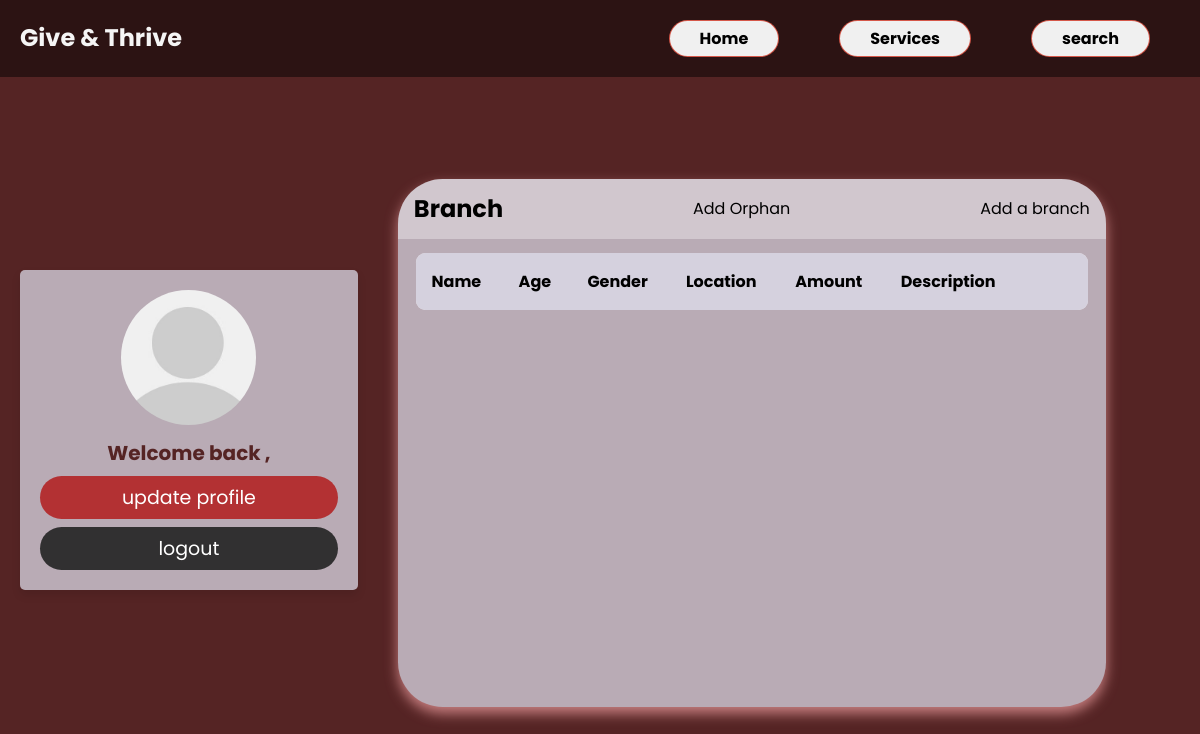
Before: /adminPages/profileAdmin.php with the older database file.
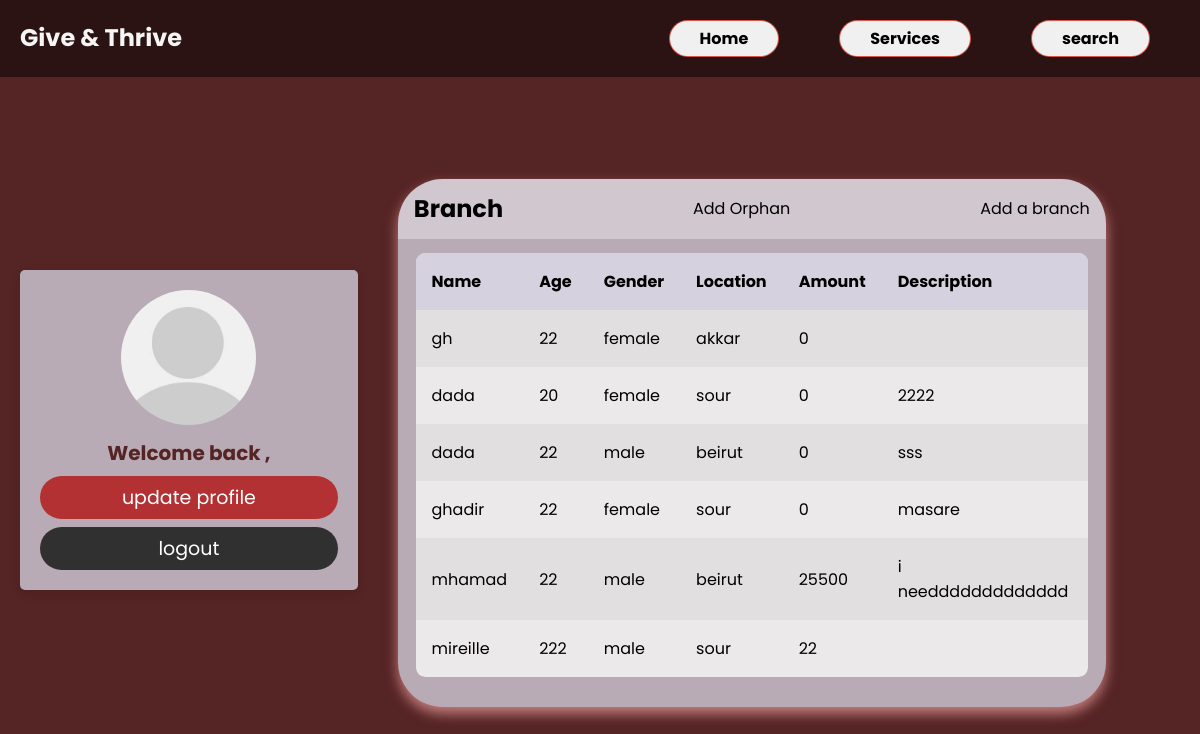
After: the same page with the newer database file.
### tables this page shows
CREATE TABLE addorphan (
  idorphan int(50) NOT NULL,
  nameorphan varchar(50) NOT NULL,
  age int(50) NOT NULL,
  gender varchar(50) NOT NULL,
  amount int(255) NOT NULL,
  description text NOT NULL,
  locationID int(11) NOT NULL
);

CREATE TABLE location (
  locationid int(11) NOT NULL,
  locationname varchar(30) NOT NULL
);

### adminPages/profileAdmin.php (the view, shortened to what this page needs)
<!DOCTYPE html>
<html lang="en">
<head>
    <link rel="stylesheet" href="./profileStyle.css"/>
</head>
  <body>
        <div class="page">
        <div class="nv">
        <nav class="navbar">
            <h1 class="logo"> Give & Thrive</h1>
            <ul class="nav-links">
                <li class="active"></i><a href="../index.php"></i>Home</a></li>
                <li class="active"></i><a href="#"></a>Services</li>
                <li class="active"></i> <a href="./searchpeople.php" class="search">search</a>
            </ul>
        </nav>
        </div>
        <div class="container">
            <?php
                include("./home.php");
            ?>
            <div class="table">
                <br>
    <main class="table">
        <section class="table__header">
            <h1>Branch </h1>
            <a href="./addneworphan.php">Add Orphan</a>
            <a href="./tabledriver/index.php" class='newtrip'>Add a branch </a>
        </section>
        <section class="table__body">
            <table>
                <thead>
                    <tr>
                        <th> Name </th>
                        <th> age </th>
                        <th> gender </th>
                        <th> Location</a></th>
                        <th> amount</th>
                        <th> description</th>
                        <th></th>
                        <th></th>
                    </tr>
                </thead>
                <tbody>
                    <tr>
                        <?php
                       $query ="SELECT addorphan.*, location.locationname
                       FROM addorphan
                       JOIN location ON addorphan.locationID = location.locationid";
                       $res = mysqli_query($conn, $query);
 while ($row = mysqli_fetch_array($res)) {
    echo "<tr>";
    echo "<td>".(isset($row['nameorphan']) ? $row['nameorphan'] : "")."</td>";
    echo "<td>".(isset($row['age']) ? $row['age'] : "")."</td>";
    echo "<td>".(isset($row['gender']) ? $row['gender'] : "")."</td>";
    echo "<td>".(isset($row['locationname']) ? $row['locationname'] : "")."</td>";
    echo "<td>".(isset($row['amount']) ? $row['amount'] : "")."</td>";
    echo "<td>".(isset($row['description']) ? $row['description'] : "")."</td>";
    echo "<td><a href=editorphan.php?idorphan=".$row['idorphan']."><b>Edit</b></td>";
    echo "</tr>";
}
?>
                </tbody>
        </table>
    </section>
</main>
</div>
    </body>
</html>

Changed rows visible on the page:
added addorphan: nameorphan "gh", age "22", gender "female", locationID.locationname "akkar", amount "0"
added addorphan: nameorphan "dada", age "20", gender "female", locationID.locationname "sour", amount "0", description "2222"
added addorphan: nameorphan "dada", age "22", gender "male", locationID.locationname "beirut", amount "0", description "sss"
added addorphan: nameorphan "ghadir", age "22", gender "female", locationID.locationname "sour", amount "0", description "masare"
added addorphan: nameorphan "mhamad", age "22", gender "male", locationID.locationname "beirut", amount "25500", description "i needdddddddddddd"
added addorphan: nameorphan "mireille", age "222", gender "male", locationID.locationname "sour", amount "22"
